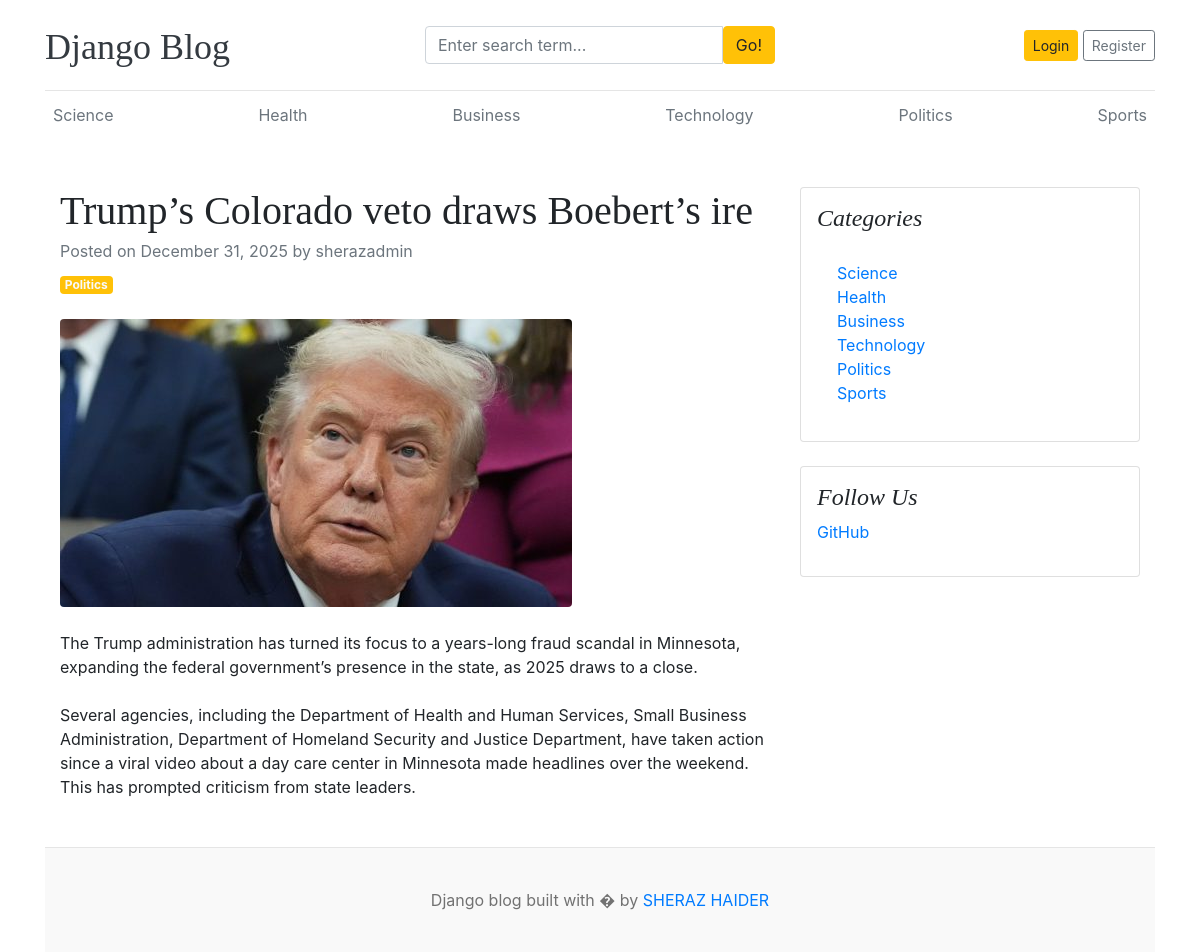
Page /trumps-colorado-veto-draws-boeberts-ire/ on the committed database.
### blogs/models.py (models this page shows, shortened)
class Catagory(models.Model):
    catagory_name = models.CharField(max_length=50, unique=True)
    created_at = models.DateTimeField(auto_now_add=True)
    updated_at = models.DateTimeField(auto_now=True)
    class Meta:
        verbose_name_plural = "Catagories"

class Blog(models.Model):
    title = models.CharField(max_length=200)
    slug = models.SlugField(max_length=200, unique=True, blank=True)
    catagory = models.ForeignKey(Catagory, on_delete=models.CASCADE)
    author = models.ForeignKey(User, on_delete=models.CASCADE)
    featured_image = models.ImageField(upload_to='uploads/%Y/%m/%d/')
    short_description = models.TextField(max_length=500)
    blog_body = models.TextField(max_length=5000)
    status = models.CharField(max_length=100, choices=STATUS_CHOICES, default='draft')
    is_featured = models.BooleanField(default=False)
    created_at = models.DateTimeField(auto_now_add=True)
    updated_at = models.DateTimeField(auto_now=True)

### assignment/models.py (models this page shows, shortened)
class SocialLink(models.Model):
    platform = models.CharField(max_length=100)
    link = models.URLField(max_length=200)
    created_at = models.DateTimeField(auto_now_add=True)
    updated_at = models.DateTimeField(auto_now=True)
    class Meta:
        verbose_name_plural = "Social Links"

### blogs/views.py (the view)
# urls.py: path('<slug:slug>/',BlogViews.blogs, name='blogs'),
def blogs(request, slug):
    single_blog = get_object_or_404(Blog, slug=slug, status='published')
    context = {
        "single_blog": single_blog,
    }
    return render(request, "blog.html", context)

### blogs/context_processors.py (called while the page is built)
def get_catagories(request):
    catagories = Catagory.objects.all()
    return dict(catagories=catagories)

def get_social_links(request):
    social_links = SocialLink.objects.all()
    return dict(social_links=social_links)

### templates/blog.html
{% extends "base.html" %}
{% block content %}
<div class="container mt-5">
    <div class="row">
        <div class="col-lg-8">
            <article>
                <header class="mb-4">
                    <h1 class="fw-bolder mb-1">{{ single_blog.title }}</h1>
                    <div class="text-muted fst-italic mb-2">Posted on {{ single_blog.created_at|date:"F d, Y" }} by {{ single_blog.author }}</div>
                    <a class="badge bg-warning text-decoration-none text-light" href="#!">{{ single_blog.catagory.catagory_name }}</a>
                </header>
                <figure class="mb-4"><img class="img-fluid rounded" src="{{ single_blog.featured_image.url }}" alt="..." /></figure>
                <section class="mb-5">
                    <p class="fs-5 mb-4">{{ single_blog.short_description }}</p>
                    <p class="fs-5 mb-4">{{ single_blog.blog_body }}</p>
                    </section>
            </article>
        </div>
        <div class="col-lg-4">
            <div class="card mb-4 p-3">
                <h4 class="font-italic">Categories</h4>
                <div class="card-body">
                    <div class="row">
                        <div class="col-sm-6">
                            <ul class="list-unstyled mb-0">
                                {% for cat in catagories %}
                                <li><a href="{% url 'posts_by_catagory' cat.id %}">{{ cat.catagory_name }}</a></li>
                                {% endfor %}
                            </ul>
                        </div>
                    </div>
                </div>
            </div>
            {% if social_links %}
            <div class="card mb-4 p-3">
                <h4 class="font-italic">Follow Us</h4>
                <ol class="list-unstyled">
                    {% for link in social_links %}
                    <li><a href="{{ link.link }}" target="_blank">{{ link.platform }}</a></li>
                    {% endfor %}
                </ol>
            </div>
            {% endif %}
        </div>
    </div>
</div>
{% endblock content %}

### templates/base.html (shortened to what this page needs)
{% load static %}
<!DOCTYPE html>
<html lang="en">
<head>
    <link href="https://getbootstrap.com/docs/4.0/dist/css/bootstrap.min.css" rel="stylesheet">
    <link href="{% static 'css/blog.css' %}" rel="stylesheet">
  </head>
<body>
    <div class="container">
      <header class="blog-header py-3">
        <div class="row flex-nowrap justify-content-between align-items-center">
          <div class="col-4 pt-1">
            <a class="blog-header-logo text-dark" href="/">Django Blog</a>
          </div>
          <div class="col-4">
            <form action="{% url 'search' %}" method="GET">
              <div class="input-group">
                        <input class="form-control" type="text" name="keyword" value="{{ keyword }}" placeholder="Enter search term..." aria-label="Enter search term..." aria-describedby="button-search" />
                        <button type="submit" class="btn btn-warning" id="button-search" type="button">Go!</button>
                    </div>
            </form>
          </div>
          <div class="col-4 d-flex justify-content-end align-items-center">
            <a class="btn btn-sm btn-warning" href="#">Login</a> &nbsp;
            <a class="btn btn-sm btn-outline-secondary" href="#">Register</a>
          </div>
        </div>
      </header>
      <div class="nav-scroller py-1 mb-2">
        <nav class="nav d-flex justify-content-between">
            {% for cat in catagories %}
          <a class="p-2 text-muted" href="{% url 'posts_by_catagory' cat.id %}">{{ cat.catagory_name }}</a>
            {% endfor %}
        </nav>
      </div>
{% block content %}{% endblock content %}
<footer class="blog-footer">
  <p>Django blog built with � by <a href="#">SHERAZ HAIDER</a></p>
</footer>
</body>
</html>

### blog_main/static/css/blog.css (style rules this page uses)
.blog-header { border-bottom: 1px solid #e5e5e5; }
.blog-header-logo { font-family: "Playfair Display", Georgia, "Times New Roman", serif; font-size: 2.25rem; }
h1, h2, h3, h4, h5, h6 { font-family: "Playfair Display", Georgia, "Times New Roman", serif; }
.blog-footer { padding: 2.5rem 0; color: #727272; text-align: center; background-color: #f9f9f9; border-top: .05rem solid #e5e5e5; }
.blog-footer p:last-child { margin-bottom: 0; }

### rows in the picture
Catagory: catagory_name "Science"
Catagory: catagory_name "Health"
Catagory: catagory_name "Business"
Catagory: catagory_name "Technology"
Catagory: catagory_name "Politics"
Catagory: catagory_name "Sports"
Blog: title "Trump’s Colorado veto draws Boebert’s ire", created_at "December 31, 2025", author "sherazadmin", catagory.catagory_name "Politics", featured_image (picture), short_description "The Trump administration has turned its focus to a years-long fraud scandal in Minnesota, expanding the federal government’s presence in the state, as 2025 draws to a close.", blog_body "Several agencies, including the Department of Health and Human Services, Small Business Administration, Department of Homeland Security and Justice Department, have taken action since a viral video about a day care center in Minnesota made headlines over the weekend. This has prompted criticism from state leaders."
SocialLink: platform "GitHub"
